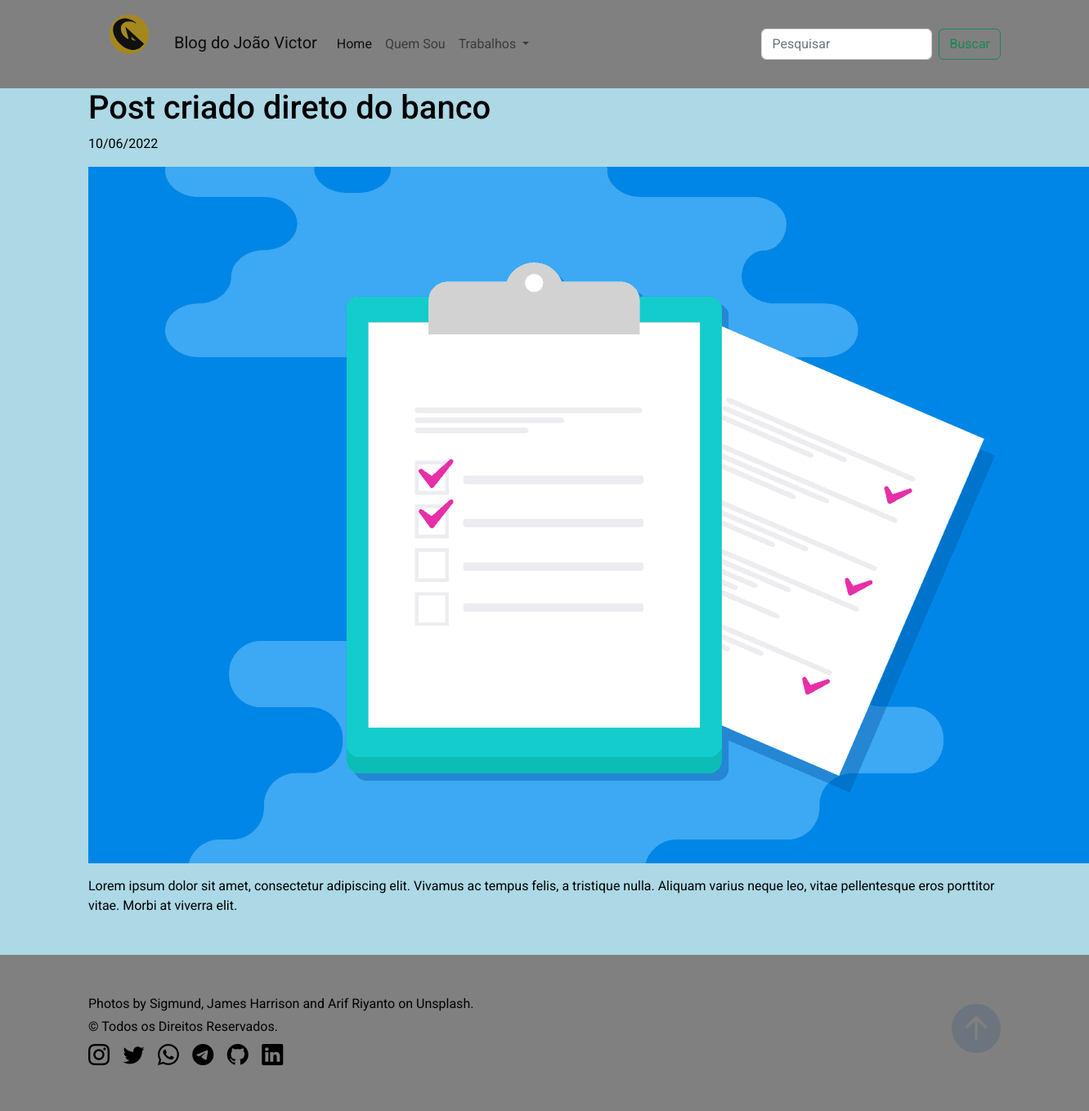
The app's page /viewBlog.php?id=3 with its own data.
### tables this page shows
CREATE TABLE `posts` (
  `id` int(11) NOT NULL,
  `title` varchar(30) NOT NULL,
  `description` longtext NOT NULL,
  `data` date NOT NULL,
  `image` varchar(150) NOT NULL
);

### viewblog.php (the view)
<?php
include "config/connection.php";
include "nav.php";
$id = $_GET['id'];
$stmt = $connect->prepare("SELECT * FROM posts WHERE id = :id");
$stmt->execute(array('id'=>$id));
$results = $stmt->fetchALL(PDO::FETCH_ASSOC);
?>
<div class="container">
	<?php foreach ($results as $post): ?>
		<h1><?= $post['title'] ?></h1>
		<p><?= date('d/m/Y', strtotime($post['data'])); ?></p>
		<p>
		<img src="<?= $post['image'] ?>" alt="<?= $post['title'] ?>">
		</p>
		<p><?= $post['description'] ?></p>
	<?php endforeach; ?>
</div>
<?php include "footer.php"; ?>

### css/style.css (style rules this page uses)
body { background-color: #ADD8E6; color: black; }
* { font-family: 'Roboto', sans-serif; margin: 0; padding: 0; }
html { scroll-behavior: smooth; }
.container { width: 1170px; margin: 0 auto; }

### records on screen
posts: title "Post criado direto do banco", data "10/06/2022", image (picture), description "Lorem ipsum dolor sit amet, consectetur adipiscing elit. Vivamus ac tempus felis, a tristique nulla. Aliquam varius neque leo, vitae pellentesque eros porttitor vitae. Morbi at viverra elit."
